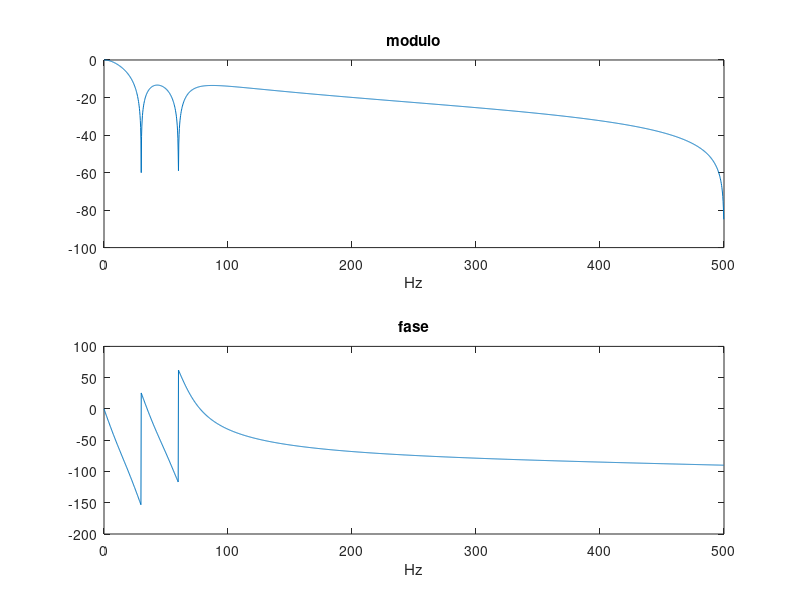
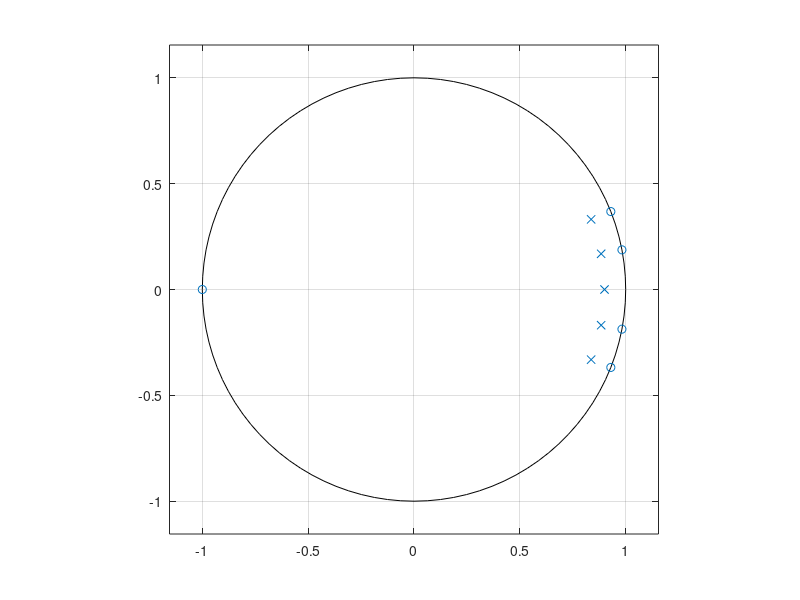
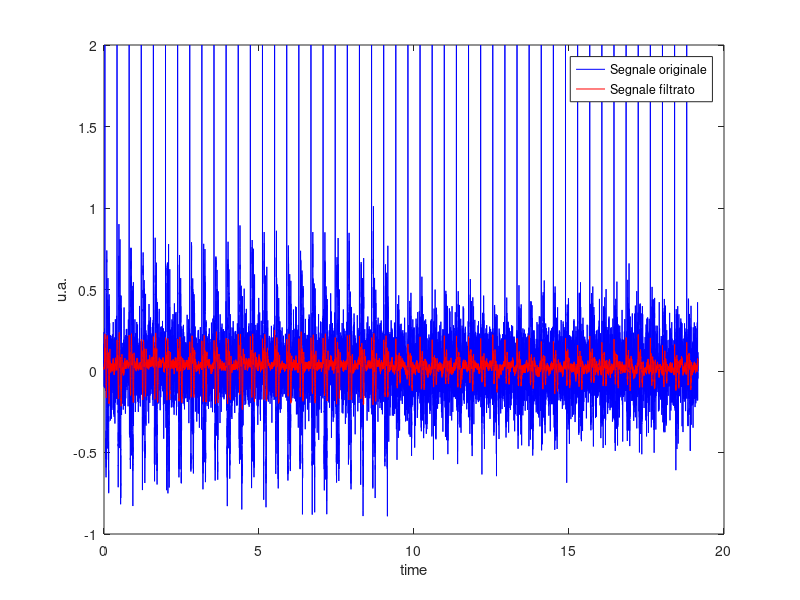

Recreate these plots in MATLAB, in order.
%% Elaborazione Segnali Biomedici - Soluzione Laboratorio 07
% Prof. Veronese Mattia - UNIPD

%% OPENING
clear all
close all
clc

%% Esercizio 1 - CHALLENGE
% Progettare un filtro con uno zero in -1, un polo in 0.9, una coppia di 
% zeri e poli complessi coniugati a 30 Hz e un’altra a 60 Hz.
% Gli zeri siano sul cerchio di raggio unitario e i poli all’interno del
% cerchio unitario (ad es. modulo 0.9).

Fs = 1000;
F1 = 60;
theta1 = (2*pi/Fs)*F1;
F2 = 30;
theta2 = (2*pi/Fs)*F2;

zeri=[exp(1i*theta1), exp(-1i*theta1) exp(1i*theta2), exp(-1i*theta2) -1 ];
coeff=0.9;
poli=[coeff*exp(1i*theta1), coeff*exp(-1i*theta1), coeff*exp(1i*theta2), coeff*exp(-1i*theta2) coeff];

b=poly(zeri);
a=poly(poli);

G=polyval(b,1)/polyval(a,1);
b=b/G;
[H,F]=freqz(b,a,2048,Fs);

% Diagramma di Bode del filtro
figure
subplot(2,1,1)
plot(F,20*log10(abs(H)))
title('modulo')
xlabel('Hz')
subplot(2,1,2)
plot(F,angle(H)*360/(2*pi))
title('fase')
xlabel('Hz')

% Diagramma zeri-poli
figure
zplane(b,a)


%% FILTRARE IL SEGNALE

% Load ECG data
load segnale_bioelettrico.mat

dati = segnale;
N = length(dati);
t = [0:1/Fs:(N-1)/Fs];
y = filter(b,a,dati);

figure
plot(t, dati, 'b')
hold on
plot(t, y, 'r')
xlabel('time')
ylabel('u.a.')
legend('Segnale originale', 'Segnale filtrato')



